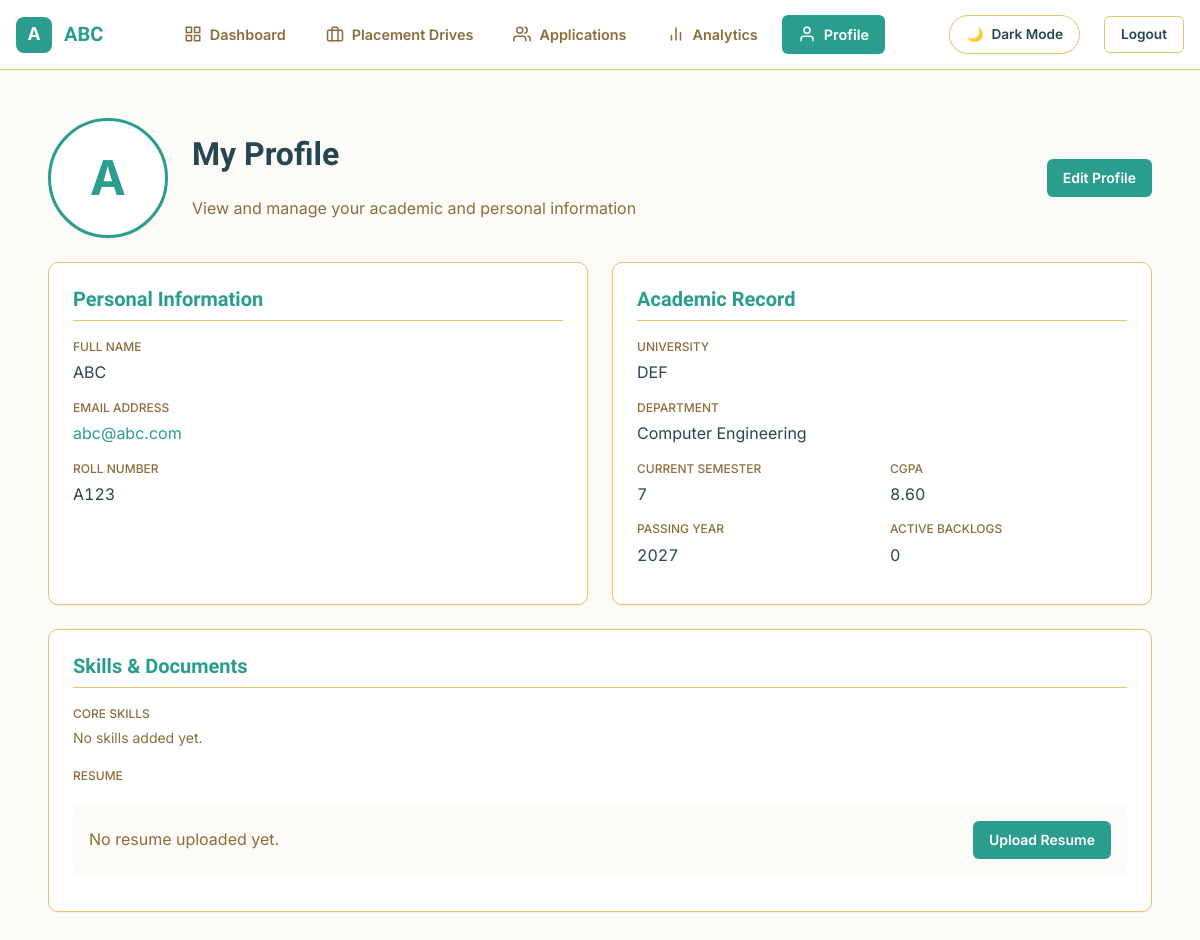
/student/profile/ (signed in), run on the app's committed database.
### apps/accounts/models.py (models this page shows, shortened)
class User(AbstractUser):
    username = None
    email = models.EmailField(unique=True)
    STUDENT = "student"
    COMPANY = "company"
    OFFICER = "officer"
    ROLE_CHOICES = [
        (STUDENT, "Student"),
        (COMPANY, "Company"),
        (OFFICER, "Placement Officer"),
    ]
    role = models.CharField(
        max_length=25,
        choices=ROLE_CHOICES,
        default=STUDENT
    )
    email_verified = models.BooleanField(default=False)
    USERNAME_FIELD = 'email'
    REQUIRED_FIELDS = []
    objects = CustomUserManager()

### apps/student_portal/models.py (models this page shows, shortened)
class StudentProfile(models.Model):
    user = models.OneToOneField(settings.AUTH_USER_MODEL, on_delete=models.CASCADE)
    full_name = models.CharField(max_length=255)
    roll_number = models.CharField(max_length=50)
    university = models.CharField(max_length=255)
    department = models.ForeignKey(Department, on_delete=models.PROTECT)
    semester = models.PositiveSmallIntegerField()
    cgpa = models.DecimalField(
        max_digits=4,
        decimal_places=2,
        validators=[MinValueValidator(0.00), MaxValueValidator(10.00)]
    )
    passing_year = models.PositiveIntegerField()
    active_backlogs = models.PositiveSmallIntegerField(default=0)
    skills = models.ManyToManyField(Skill, blank=True)
    resume = models.FileField(upload_to="resumes/", blank=True, null=True)
    profile_photo = models.ImageField(upload_to="profile_photos/", blank=True, null=True)
    is_verified = models.BooleanField(default=False)
    created_at = models.DateTimeField(auto_now_add=True)
    updated_at = models.DateTimeField(auto_now=True)
    class Meta:
        constraints = [
            models.UniqueConstraint(fields=['department', 'roll_number'], name='unique_department_roll_number')
        ]

### apps/common/models.py (models this page shows, shortened)
class Department(models.Model):
    name = models.CharField(max_length=255, unique=True)
    code = models.CharField(max_length=10, unique=True, blank=True)

### apps/student_portal/views.py (the view)
# urls.py: path('profile/', views.profile_view, name='profile'),
@login_required
def profile_view(request):
    profile = request.user.studentprofile
    return render(request, 'student_portal/profile.html', {'profile': profile})

### templates/student_portal/profile.html (shortened to what this page needs)
{% extends 'student_portal/base.html' %}
{% load static %}
{% block extra_css %}
{{ block.super }}
<link rel="stylesheet" href="{% static 'student_portal/css/student_profile.css' %}?v=1.2">
{% endblock %}
{% block student_content %}
<div class="profile-header">
    <div class="profile-hero-flex">
        {% if profile.profile_photo %}
            <div id="photoModalTrigger" class="profile-avatar-clickable">
                <img src="{{ profile.profile_photo.url }}" alt="Profile Photo">
            </div>
        {% else %}
            <div class="profile-avatar-initials">
                {{ profile.full_name|default:request.user.username|make_list|first|upper }}
            </div>
        {% endif %}
        <div>
            <h1>My Profile</h1>
            <p class="profile-hero-sub">View and manage your academic and personal information</p>
        </div>
    </div>
    <a href="{% url 'student_portal:edit_profile' %}" class="btn btn-primary">Edit Profile</a>
</div>
<div class="profile-grid">
    <div class="profile-card">
        <h3>Personal Information</h3>
        <div class="info-row">
            <span class="info-label">Full Name</span>
            <span class="info-value">{{ profile.full_name }}</span>
        </div>
        <div class="info-row">
            <span class="info-label">Email Address</span>
            <span class="info-value"><a href="mailto:{{ request.user.email }}">{{ request.user.email }}</a></span>
        </div>
        <div class="info-row">
            <span class="info-label">Roll Number</span>
            <span class="info-value data-figure">{{ profile.roll_number }}</span>
        </div>
    </div>
    <div class="profile-card">
        <h3>Academic Record</h3>
        <div class="info-row">
            <span class="info-label">University</span>
            <span class="info-value">{{ profile.university }}</span>
        </div>
        <div class="info-row">
            <span class="info-label">Department</span>
            <span class="info-value">{{ profile.department.name }}</span>
        </div>
        <div class="info-grid-2col">
            <div class="info-row">
                <span class="info-label">Current Semester</span>
                <span class="info-value data-figure">{{ profile.semester }}</span>
            </div>
            <div class="info-row">
                <span class="info-label">CGPA</span>
                <span class="info-value data-figure">{{ profile.cgpa }}</span>
            </div>
        </div>
        <div class="info-grid-2col">
            <div class="info-row">
                <span class="info-label">Passing Year</span>
                <span class="info-value data-figure">{{ profile.passing_year }}</span>
            </div>
            <div class="info-row">
                <span class="info-label">Active Backlogs</span>
                <span class="info-value data-figure">{{ profile.active_backlogs }}</span>
            </div>
        </div>
    </div>
    <div class="profile-card profile-card-full">
        <h3>Skills & Documents</h3>
        <div class="info-row">
            <span class="info-label">Core Skills</span>
            <div class="skills-list">
                {% for skill in profile.skills.all %}
                    <span class="skill-badge">{{ skill.name }}</span>
                {% empty %}
                    <span class="text-muted-sm">No skills added yet.</span>
                {% endfor %}
            </div>
        </div>
        <div class="info-row info-row-spaced">
            <span class="info-label">Resume</span>
            <div class="resume-section">
                {% if profile.resume %}
                    <span class="text-medium">{{ profile.resume.name|cut:'resumes/' }}</span>
                    <a href="{{ profile.resume.url }}" target="_blank" class="btn btn-primary btn-sm-padding">View / Download</a>
                {% else %}
                    <span class="profile-hero-sub">No resume uploaded yet.</span>
                    <a href="{% url 'student_portal:edit_profile' %}" class="btn btn-primary btn-sm-padding">Upload Resume</a>
                {% endif %}
            </div>
        </div>
    </div>
</div>
{% endblock %}

### templates/student_portal/base.html (shortened to what this page needs)
{% extends 'shared/base.html' %}
{% load static %}
{% block extra_css %}
<link rel="stylesheet" href="{% static 'student_portal/css/sidebar.css' %}?v=2.1">
<link rel="stylesheet" href="{% static 'student_portal/css/student_portal.css' %}?v=2.1">
{% endblock %}
{% block content %}
<div class="app-layout">
    <header class="top-navbar">
        <div class="navbar-brand">
            <a href="{% url 'student_portal:profile' %}" class="brand-link">
                {% if user.studentprofile.profile_photo %}
                    <img src="{{ user.studentprofile.profile_photo.url }}" alt="Profile" class="brand-avatar-img">
                {% else %}
                    <div class="brand-avatar-initials">{{ user.studentprofile.full_name|default:user.email|make_list|first|upper }}</div>
                {% endif %}
                <h2 class="brand-title">{{ user.studentprofile.full_name|default:user.email }}</h2>
            </a>
        </div>
        <nav class="desktop-nav">
            <a href="{% url 'student_portal:dashboard' %}" class="nav-item {% if request.resolver_match.url_name == 'dashboard' %}active{% endif %}">
                Dashboard
            </a>
            <a href="{% url 'student_portal:drives_list' %}" class="nav-item {% if 'drives' in request.resolver_match.url_name %}active{% endif %}">
                <svg width="18" height="18" viewBox="0 0 24 24" fill="none" stroke="currentColor" stroke-width="2" stroke-linecap="round" stroke-linejoin="round"><rect x="2" y="7" width="20" height="14" rx="2" ry="2"></rect><path d="M16 21V5a2 2 0 0 0-2-2h-4a2 2 0 0 0-2 2v16"></path></svg>
                Placement Drives
            </a>
            <a href="{% url 'student_portal:applications_list' %}" class="nav-item {% if request.resolver_match.url_name == 'applications_list' %}active{% endif %}">
                Applications
            </a>
            <a href="{% url 'student_portal:analytics' %}" class="nav-item {% if request.resolver_match.url_name == 'analytics' %}active{% endif %}">
                <svg width="18" height="18" viewBox="0 0 24 24" fill="none" stroke="currentColor" stroke-width="2" stroke-linecap="round" stroke-linejoin="round"><line x1="18" y1="20" x2="18" y2="10"></line><line x1="12" y1="20" x2="12" y2="4"></line><line x1="6" y1="20" x2="6" y2="14"></line></svg>
                Analytics
            </a>
            <a href="{% url 'student_portal:profile' %}" class="nav-item {% if request.resolver_match.url_name == 'profile' or request.resolver_match.url_name == 'edit_profile' %}active{% endif %}">
                <svg width="18" height="18" viewBox="0 0 24 24" fill="none" stroke="currentColor" stroke-width="2" stroke-linecap="round" stroke-linejoin="round"><path d="M20 21v-2a4 4 0 0 0-4-4H8a4 4 0 0 0-4 4v2"></path><circle cx="12" cy="7" r="4"></circle></svg>
                Profile
            </a>
        </nav>
        <div class="navbar-actions">
            <div class="theme-switch-wrapper">
                <label class="theme-btn-label">
                    <span class="theme-btn-content">
                        <span class="theme-icon"></span>
                        <span class="theme-text"></span>
                    </span>
                </label>
            </div>
            <a href="{% url 'accounts:login' %}" class="btn-logout-bordered" title="Log Out">
                Logout
            </a>
        </div>
    </header>
    <main class="main-content">
        <div class="content-area">
            {% block student_content %}
            {% endblock %}
        </div>
    </main>
</div>
{% endblock %}

### static/css/theme.css (style rules this page uses)
:root, html[data-theme="light"], body[data-theme="light"] { --color-primary: #2A9D8F; --color-accent: #E9C46A; --color-terracotta: #E76F51; --color-primary-light: rgba(42, 157, 143, 0.08); --color-primary-lighter: rgba(42, 157, 143, 0.05); --color-background: #FDFBF7; --color-surface: #FFFFFF; --color-card-bg: #FFFFFF; --color-text-primary: #264653; --color-text-secondary: #8A6D3B; --color-border: #E9C46A; --status-applied: #2A9D8F; --status-shortlisted: #E9C46A; --status-interview: #E76F51; --status-selected: #2A9D8F; --status-rejected: #E76F51; --status-applied-bg: rgba(42, 157, 143, 0.12); --status-shortlisted-bg: rgba(233, 196, 106, 0.2); --status-interview-bg: rgba(231, 111, 81, 0.15); --status-selected-bg: rgba(42, 157, 143, 0.12); --status-rejected-bg: rgba(231, 111, 81, 0.15); --font-display: 'Sora', 'Segoe UI', system-ui, sans-serif; --font-body: 'Inter', 'Segoe UI', system-ui, sans-serif; --font-mono: 'JetBrains Mono', 'Consolas', monospace; --radius-sm: 6px; --radius-md: 10px; --radius-lg: 16px; --shadow-sm: 0 1px 2px rgba(17, 24, 39, 0.06); --shadow-md: 0 4px 12px rgba(17, 24, 39, 0.08); --space-unit: 4px; }
html { background-color: var(--color-background); color: var(--color-text-primary); transition: background-color 0.3s ease, color 0.3s ease; }
body { background-color: var(--color-background) !important; color: var(--color-text-primary) !important; font-family: var(--font-body); font-size: 1rem; line-height: 1.6; margin: 0; padding: 0; box-sizing: border-box; transition: background-color 0.3s ease, color 0.3s ease; }
*, *::before, *::after { box-sizing: inherit; }
h1, h2, h3, h4, h5, h6 { font-family: var(--font-display); color: var(--color-text-primary); margin-top: 0; line-height: 1.25; }
.data-figure { font-family: var(--font-mono); font-variant-numeric: tabular-nums; }
.card, .dashboard-card, .profile-card, .drive-card { background-color: var(--color-surface) !important; border: 1px solid var(--color-border) !important; border-radius: var(--radius-md); box-shadow: var(--shadow-sm); color: var(--color-text-primary) !important; padding: 2.5rem 2rem; transition: background-color 0.3s ease, border-color 0.3s ease, box-shadow 0.3s ease; }
.btn, a.btn, button.btn { display: inline-flex; align-items: center; justify-content: center; font-family: var(--font-body); font-weight: 600; border-radius: var(--radius-sm); padding: calc(var(--space-unit) * 2) calc(var(--space-unit) * 4); cursor: pointer; border: none; transition: all 0.2s ease; font-size: 0.875rem; text-decoration: none !important; }
.btn-primary, a.btn-primary, button.btn-primary { background-color: var(--color-primary); color: #FFFFFF !important; }
a { color: var(--color-primary); text-decoration: none; transition: color 0.2s ease; }

### static/student_portal/css/student_portal.css (style rules this page uses)
.brand-link { text-decoration: none; display: flex; align-items: center; gap: 0.75rem; color: var(--color-primary); transition: opacity 0.2s ease; }
.brand-avatar-initials { background-color: var(--color-primary); color: white; width: 36px; height: 36px; border-radius: 8px; display: flex; align-items: center; justify-content: center; font-weight: bold; font-size: 1.1rem; }
.brand-title { font-weight: 700; margin: 0; font-size: 1.1rem; color: inherit; }
.profile-avatar-initials { width: 120px; height: 120px; border-radius: 50%; background-color: var(--color-surface); display: flex; align-items: center; justify-content: center; color: var(--color-primary); font-size: 3rem; font-weight: bold; border: 3px solid var(--color-primary); box-shadow: var(--shadow-sm); }
.btn-primary, a.btn-primary, button.btn-primary { background-color: var(--color-primary) !important; color: #FFFFFF !important; text-decoration: none !important; }
.profile-hero-flex { display: flex; align-items: center; gap: 1.5rem; }
.profile-hero-sub { color: var(--color-text-secondary); margin: 0; }
.info-grid-2col { display: grid; grid-template-columns: repeat(auto-fit, minmax(220px, 1fr)); gap: 1rem; }
.profile-card-full { grid-column: 1 / -1; }
.text-muted-sm { color: var(--color-text-secondary); font-size: 0.875rem; }
.info-row-spaced { margin-top: 1rem; }
.btn-sm-padding { padding: 0.5rem 1rem; }

### data on the page
User: studentprofile.full_name|make_list "A", studentprofile.full_name "ABC", user.email "abc@abc.com"
StudentProfile: full_name|make_list "A", full_name "ABC", roll_number "A123", university "DEF", department.name "Computer Engineering", semester "7", cgpa "8.60", passing_year "2027", active_backlogs "0"
